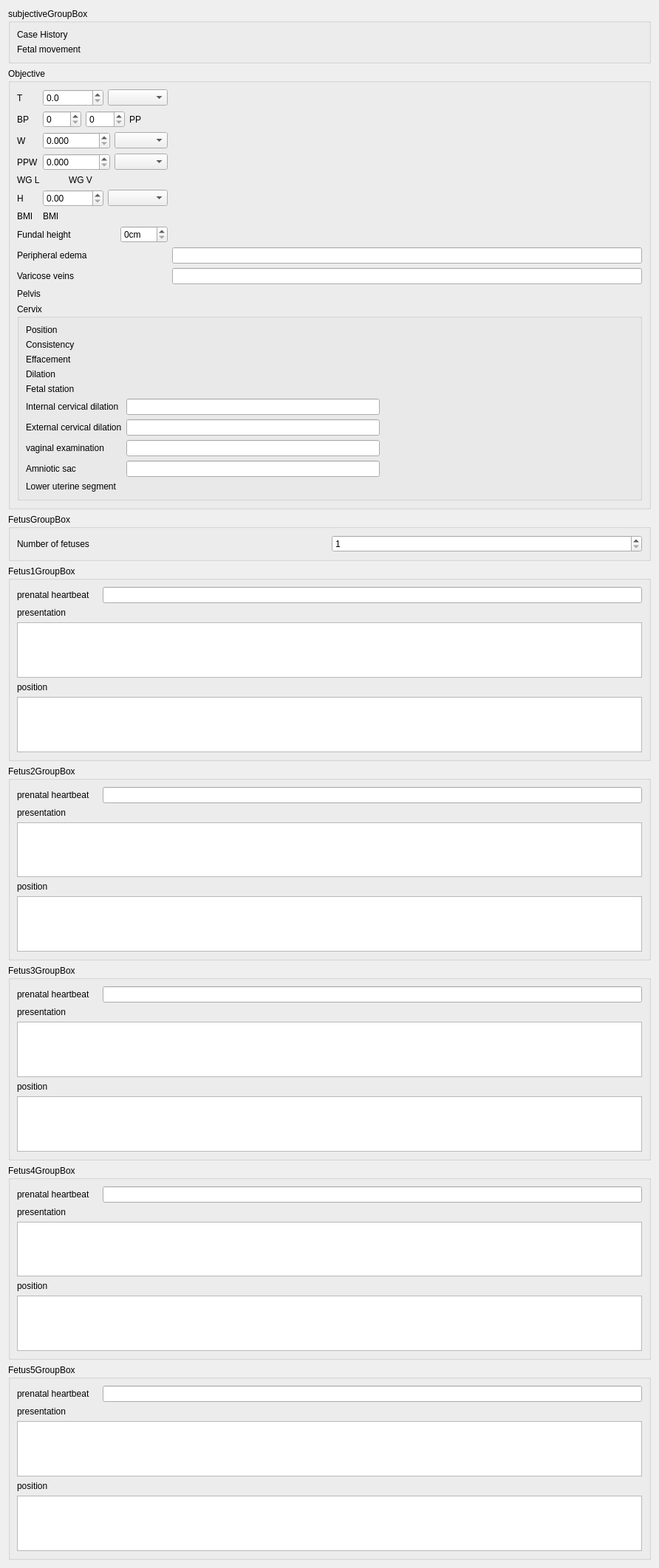
<?xml version="1.0" encoding="UTF-8"?>
<ui version="4.0">
 <class>BaseWidgets::Internal::BaseFormWidget</class>
 <widget class="QWidget" name="BaseWidgets::Internal::BaseFormWidget">
  <property name="geometry">
   <rect>
    <x>0</x>
    <y>0</y>
    <width>892</width>
    <height>2124</height>
   </rect>
  </property>
  <property name="windowTitle">
   <string/>
  </property>
  <layout class="QGridLayout" name="gridLayout_8">
   <item row="2" column="0" colspan="2">
    <layout class="QGridLayout" name="fetusGridLayout">
     <item row="0" column="0">
      <widget class="QGroupBox" name="fetusGroupBox">
       <property name="title">
        <string>FetusGroupBox</string>
       </property>
       <layout class="QGridLayout" name="gridLayout_6">
        <item row="0" column="0">
         <widget class="QLabel" name="fetusNumberLabel">
          <property name="text">
           <string>Number of fetuses</string>
          </property>
         </widget>
        </item>
        <item row="0" column="1">
         <widget class="QSpinBox" name="fetusNumberSpinBox">
          <property name="minimum">
           <number>1</number>
          </property>
          <property name="maximum">
           <number>5</number>
          </property>
          <property name="value">
           <number>1</number>
          </property>
         </widget>
        </item>
       </layout>
      </widget>
     </item>
     <item row="1" column="0">
      <widget class="QGroupBox" name="fetus1GroupBox">
       <property name="enabled">
        <bool>true</bool>
       </property>
       <property name="title">
        <string>Fetus1GroupBox</string>
       </property>
       <property name="flat">
        <bool>false</bool>
       </property>
       <layout class="QGridLayout" name="gridLayout_5">
        <item row="0" column="0">
         <layout class="QHBoxLayout" name="horizontalLayout">
          <item>
           <widget class="QLabel" name="prenatalHeartbeatF1Label">
            <property name="text">
             <string>prenatal heartbeat</string>
            </property>
           </widget>
          </item>
          <item>
           <layout class="QHBoxLayout" name="prenatalHeartbeatF1RadioLayout">
            <property name="spacing">
             <number>1</number>
            </property>
            <property name="sizeConstraint">
             <enum>QLayout::SetDefaultConstraint</enum>
            </property>
            <property name="leftMargin">
             <number>2</number>
            </property>
            <property name="topMargin">
             <number>2</number>
            </property>
            <property name="rightMargin">
             <number>9</number>
            </property>
           </layout>
          </item>
          <item>
           <widget class="QLineEdit" name="prenatalHeartbeatF1LineEdit">
            <property name="dragEnabled">
             <bool>true</bool>
            </property>
           </widget>
          </item>
         </layout>
        </item>
        <item row="1" column="0">
         <layout class="QVBoxLayout" name="verticalLayout">
          <item>
           <widget class="QLabel" name="presentationF1Label">
            <property name="text">
             <string>presentation</string>
            </property>
           </widget>
          </item>
          <item>
           <widget class="QListView" name="presentationF1ListView"/>
          </item>
         </layout>
        </item>
        <item row="2" column="0">
         <layout class="QVBoxLayout" name="verticalLayout_2">
          <item>
           <widget class="QLabel" name="positionF1Label">
            <property name="text">
             <string>position</string>
            </property>
           </widget>
          </item>
          <item>
           <widget class="QListView" name="positionF1ListView"/>
          </item>
         </layout>
        </item>
       </layout>
      </widget>
     </item>
     <item row="2" column="0">
      <widget class="QGroupBox" name="fetus2GroupBox">
       <property name="enabled">
        <bool>true</bool>
       </property>
       <property name="title">
        <string>Fetus2GroupBox</string>
       </property>
       <layout class="QGridLayout" name="gridLayout_3">
        <item row="2" column="0" colspan="2">
         <layout class="QVBoxLayout" name="verticalLayout_8">
          <item>
           <widget class="QLabel" name="positionF2Label">
            <property name="text">
             <string>position</string>
            </property>
           </widget>
          </item>
          <item>
           <widget class="QListView" name="positionF2ListView"/>
          </item>
         </layout>
        </item>
        <item row="1" column="0" colspan="2">
         <layout class="QVBoxLayout" name="verticalLayout_3">
          <item>
           <widget class="QLabel" name="presentationF2Label">
            <property name="text">
             <string>presentation</string>
            </property>
           </widget>
          </item>
          <item>
           <widget class="QListView" name="presentationF2ListView"/>
          </item>
         </layout>
        </item>
        <item row="0" column="0" colspan="2">
         <layout class="QHBoxLayout" name="horizontalLayout_2">
          <item>
           <widget class="QLabel" name="prenatalHeartbeatF2Label">
            <property name="text">
             <string>prenatal heartbeat</string>
            </property>
           </widget>
          </item>
          <item>
           <layout class="QHBoxLayout" name="prenatalHeartbeatF2RadioLayout">
            <property name="spacing">
             <number>1</number>
            </property>
            <property name="sizeConstraint">
             <enum>QLayout::SetDefaultConstraint</enum>
            </property>
            <property name="leftMargin">
             <number>2</number>
            </property>
            <property name="topMargin">
             <number>2</number>
            </property>
            <property name="rightMargin">
             <number>9</number>
            </property>
           </layout>
          </item>
          <item>
           <widget class="QLineEdit" name="prenatalHeartbeatF2LineEdit">
            <property name="dragEnabled">
             <bool>true</bool>
            </property>
           </widget>
          </item>
         </layout>
        </item>
       </layout>
      </widget>
     </item>
     <item row="3" column="0">
      <widget class="QGroupBox" name="fetus3GroupBox">
       <property name="enabled">
        <bool>true</bool>
       </property>
       <property name="title">
        <string>Fetus3GroupBox</string>
       </property>
       <layout class="QGridLayout" name="gridLayout_2">
        <item row="1" column="0" colspan="2">
         <layout class="QVBoxLayout" name="verticalLayout_4">
          <item>
           <widget class="QLabel" name="presentationF3Label">
            <property name="text">
             <string>presentation</string>
            </property>
           </widget>
          </item>
          <item>
           <widget class="QListView" name="presentationF3ListView"/>
          </item>
         </layout>
        </item>
        <item row="2" column="0" colspan="2">
         <layout class="QVBoxLayout" name="verticalLayout_9">
          <item>
           <widget class="QLabel" name="positionF3Label">
            <property name="text">
             <string>position</string>
            </property>
           </widget>
          </item>
          <item>
           <widget class="QListView" name="positionF3ListView"/>
          </item>
         </layout>
        </item>
        <item row="0" column="0" colspan="2">
         <layout class="QHBoxLayout" name="horizontalLayout_3">
          <item>
           <widget class="QLabel" name="prenatalHeartbeatF3Label">
            <property name="text">
             <string>prenatal heartbeat</string>
            </property>
           </widget>
          </item>
          <item>
           <layout class="QHBoxLayout" name="prenatalHeartbeatF3RadioLayout">
            <property name="spacing">
             <number>1</number>
            </property>
            <property name="sizeConstraint">
             <enum>QLayout::SetDefaultConstraint</enum>
            </property>
            <property name="leftMargin">
             <number>2</number>
            </property>
            <property name="topMargin">
             <number>2</number>
            </property>
            <property name="rightMargin">
             <number>9</number>
            </property>
           </layout>
          </item>
          <item>
           <widget class="QLineEdit" name="prenatalHeartbeatF3LineEdit">
            <property name="dragEnabled">
             <bool>true</bool>
            </property>
           </widget>
          </item>
         </layout>
        </item>
       </layout>
      </widget>
     </item>
     <item row="4" column="0">
      <widget class="QGroupBox" name="fetus4GroupBox">
       <property name="enabled">
        <bool>true</bool>
       </property>
       <property name="title">
        <string>Fetus4GroupBox</string>
       </property>
       <layout class="QGridLayout" name="gridLayout_4">
        <item row="1" column="0" colspan="2">
         <layout class="QVBoxLayout" name="verticalLayout_5">
          <item>
           <widget class="QLabel" name="presentationF4Label">
            <property name="text">
             <string>presentation</string>
            </property>
           </widget>
          </item>
          <item>
           <widget class="QListView" name="presentationF4ListView"/>
          </item>
         </layout>
        </item>
        <item row="2" column="0" colspan="2">
         <layout class="QVBoxLayout" name="verticalLayout_10">
          <item>
           <widget class="QLabel" name="positionF4Label">
            <property name="text">
             <string>position</string>
            </property>
           </widget>
          </item>
          <item>
           <widget class="QListView" name="positionF4ListView"/>
          </item>
         </layout>
        </item>
        <item row="0" column="0" colspan="2">
         <layout class="QHBoxLayout" name="horizontalLayout_4">
          <item>
           <widget class="QLabel" name="prenatalHeartbeatF4Label">
            <property name="text">
             <string>prenatal heartbeat</string>
            </property>
           </widget>
          </item>
          <item>
           <layout class="QHBoxLayout" name="prenatalHeartbeatF4RadioLayout">
            <property name="spacing">
             <number>1</number>
            </property>
            <property name="sizeConstraint">
             <enum>QLayout::SetDefaultConstraint</enum>
            </property>
            <property name="leftMargin">
             <number>2</number>
            </property>
            <property name="topMargin">
             <number>2</number>
            </property>
            <property name="rightMargin">
             <number>9</number>
            </property>
           </layout>
          </item>
          <item>
           <widget class="QLineEdit" name="prenatalHeartbeatF4LineEdit">
            <property name="dragEnabled">
             <bool>true</bool>
            </property>
           </widget>
          </item>
         </layout>
        </item>
       </layout>
      </widget>
     </item>
     <item row="5" column="0">
      <widget class="QGroupBox" name="fetus5GroupBox">
       <property name="enabled">
        <bool>true</bool>
       </property>
       <property name="title">
        <string>Fetus5GroupBox</string>
       </property>
       <property name="flat">
        <bool>false</bool>
       </property>
       <layout class="QGridLayout" name="gridLayout_7">
        <item row="0" column="0">
         <layout class="QHBoxLayout" name="horizontalLayout_5">
          <item>
           <widget class="QLabel" name="prenatalHeartbeatF5Label">
            <property name="text">
             <string>prenatal heartbeat</string>
            </property>
           </widget>
          </item>
          <item>
           <layout class="QHBoxLayout" name="prenatalHeartbeatF5RadioLayout">
            <property name="spacing">
             <number>1</number>
            </property>
            <property name="sizeConstraint">
             <enum>QLayout::SetDefaultConstraint</enum>
            </property>
            <property name="leftMargin">
             <number>2</number>
            </property>
            <property name="topMargin">
             <number>2</number>
            </property>
            <property name="rightMargin">
             <number>9</number>
            </property>
           </layout>
          </item>
          <item>
           <widget class="QLineEdit" name="prenatalHeartbeatF5LineEdit">
            <property name="dragEnabled">
             <bool>true</bool>
            </property>
           </widget>
          </item>
         </layout>
        </item>
        <item row="1" column="0">
         <layout class="QVBoxLayout" name="verticalLayout_6">
          <item>
           <widget class="QLabel" name="presentationF5Label">
            <property name="text">
             <string>presentation</string>
            </property>
           </widget>
          </item>
          <item>
           <widget class="QListView" name="presentationF5ListView"/>
          </item>
         </layout>
        </item>
        <item row="2" column="0">
         <layout class="QVBoxLayout" name="verticalLayout_7">
          <item>
           <widget class="QLabel" name="positionF5Label">
            <property name="text">
             <string>position</string>
            </property>
           </widget>
          </item>
          <item>
           <widget class="QListView" name="positionF5ListView"/>
          </item>
         </layout>
        </item>
       </layout>
      </widget>
     </item>
    </layout>
   </item>
   <item row="0" column="0" colspan="2">
    <widget class="QGroupBox" name="subjectiveGroupBox">
     <property name="title">
      <string>subjectiveGroupBox</string>
     </property>
     <layout class="QGridLayout" name="gridLayout">
      <item row="0" column="0">
       <widget class="QLabel" name="caseHistoryLabel">
        <property name="minimumSize">
         <size>
          <width>0</width>
          <height>14</height>
         </size>
        </property>
        <property name="text">
         <string>Case History</string>
        </property>
       </widget>
      </item>
      <item row="1" column="0">
       <layout class="QFormLayout" name="caseHistoryFormLayout">
        <property name="fieldGrowthPolicy">
         <enum>QFormLayout::AllNonFixedFieldsGrow</enum>
        </property>
       </layout>
      </item>
      <item row="2" column="0">
       <layout class="QHBoxLayout" name="fetalMovementHorizontalLayout">
        <item>
         <widget class="QLabel" name="fetalMovementLabel">
          <property name="sizePolicy">
           <sizepolicy hsizetype="Minimum" vsizetype="Preferred">
            <horstretch>0</horstretch>
            <verstretch>0</verstretch>
           </sizepolicy>
          </property>
          <property name="text">
           <string>Fetal movement</string>
          </property>
         </widget>
        </item>
        <item>
         <layout class="QHBoxLayout" name="fetalMovementRadioLayout"/>
        </item>
       </layout>
      </item>
     </layout>
    </widget>
   </item>
   <item row="1" column="0" colspan="2">
    <widget class="QGroupBox" name="objectiveGroup">
     <property name="title">
      <string>Objective</string>
     </property>
     <layout class="QGridLayout" name="gridLayout_9">
      <item row="0" column="0">
       <widget class="QLabel" name="temperatureLabel">
        <property name="text">
         <string>T</string>
        </property>
       </widget>
      </item>
      <item row="0" column="1" colspan="5">
       <layout class="QHBoxLayout" name="horizontalLayout_9">
        <item>
         <widget class="QDoubleSpinBox" name="temperatureValue">
          <property name="decimals">
           <number>1</number>
          </property>
          <property name="maximum">
           <double>150.000000000000000</double>
          </property>
         </widget>
        </item>
        <item>
         <widget class="QComboBox" name="temperatureUnit"/>
        </item>
       </layout>
      </item>
      <item row="1" column="0">
       <widget class="QLabel" name="bloodPressureLabel">
        <property name="text">
         <string>BP</string>
        </property>
       </widget>
      </item>
      <item row="1" column="1" colspan="5">
       <layout class="QHBoxLayout" name="horizontalLayout_6">
        <item>
         <widget class="QSpinBox" name="bloodPressureSystolicValue">
          <property name="maximum">
           <number>300</number>
          </property>
          <property name="singleStep">
           <number>10</number>
          </property>
         </widget>
        </item>
        <item>
         <widget class="QSpinBox" name="bloodPressureDiastolicValue">
          <property name="maximum">
           <number>300</number>
          </property>
          <property name="singleStep">
           <number>10</number>
          </property>
         </widget>
        </item>
        <item>
         <widget class="QLabel" name="bloodPressurePulseValue">
          <property name="text">
           <string>PP</string>
          </property>
         </widget>
        </item>
       </layout>
      </item>
      <item row="2" column="0">
       <widget class="QLabel" name="weightLabel">
        <property name="text">
         <string>W</string>
        </property>
       </widget>
      </item>
      <item row="2" column="1" colspan="5">
       <layout class="QHBoxLayout" name="horizontalLayout_7">
        <item>
         <widget class="QDoubleSpinBox" name="weightValue">
          <property name="decimals">
           <number>3</number>
          </property>
          <property name="maximum">
           <double>1000000.000000000000000</double>
          </property>
         </widget>
        </item>
        <item>
         <widget class="QComboBox" name="weightUnit"/>
        </item>
       </layout>
      </item>
      <item row="3" column="0">
       <widget class="QLabel" name="prePregnancyWeightLabel">
        <property name="text">
         <string>PPW</string>
        </property>
       </widget>
      </item>
      <item row="3" column="1" colspan="5">
       <layout class="QHBoxLayout" name="prePregnancyWeightLayout">
        <item>
         <widget class="QDoubleSpinBox" name="prePregnancyWeightValue">
          <property name="decimals">
           <number>3</number>
          </property>
          <property name="maximum">
           <double>1000000.000000000000000</double>
          </property>
         </widget>
        </item>
        <item>
         <widget class="QComboBox" name="prePregnancyWeightUnit"/>
        </item>
       </layout>
      </item>
      <item row="4" column="0" colspan="2">
       <widget class="QLabel" name="weightGainLabel">
        <property name="text">
         <string>WG L</string>
        </property>
       </widget>
      </item>
      <item row="4" column="2" colspan="3">
       <widget class="QLabel" name="weightGainValue">
        <property name="text">
         <string>WG V</string>
        </property>
       </widget>
      </item>
      <item row="5" column="0">
       <widget class="QLabel" name="heightLabel">
        <property name="text">
         <string>H</string>
        </property>
       </widget>
      </item>
      <item row="5" column="1" colspan="5">
       <layout class="QHBoxLayout" name="horizontalLayout_8">
        <item>
         <widget class="QDoubleSpinBox" name="heightValue">
          <property name="maximum">
           <double>1000.000000000000000</double>
          </property>
         </widget>
        </item>
        <item>
         <widget class="QComboBox" name="heightUnit"/>
        </item>
       </layout>
      </item>
      <item row="6" column="0">
       <widget class="QLabel" name="bmiLabel">
        <property name="text">
         <string>BMI</string>
        </property>
       </widget>
      </item>
      <item row="6" column="1" colspan="2">
       <widget class="QLabel" name="bmiValue">
        <property name="text">
         <string>BMI</string>
        </property>
       </widget>
      </item>
      <item row="7" column="0" colspan="4">
       <widget class="QLabel" name="fundalHeightLabel">
        <property name="text">
         <string>Fundal height</string>
        </property>
       </widget>
      </item>
      <item row="7" column="4" colspan="2">
       <widget class="QSpinBox" name="fundalHeightSpinBox">
        <property name="suffix">
         <string notr="true" extracomment="centimeters">cm</string>
        </property>
       </widget>
      </item>
      <item row="8" column="0" colspan="5">
       <widget class="QLabel" name="peripheralEdemaLabel">
        <property name="sizePolicy">
         <sizepolicy hsizetype="Minimum" vsizetype="Preferred">
          <horstretch>0</horstretch>
          <verstretch>0</verstretch>
         </sizepolicy>
        </property>
        <property name="text">
         <string>Peripheral edema</string>
        </property>
       </widget>
      </item>
      <item row="8" column="5">
       <layout class="QHBoxLayout" name="peripheralEdemaRadioLayout"/>
      </item>
      <item row="8" column="6">
       <widget class="QLineEdit" name="peripheralEdemaLineEdit"/>
      </item>
      <item row="9" column="0" colspan="4">
       <widget class="QLabel" name="varicoseVeinsLabel">
        <property name="text">
         <string>Varicose veins</string>
        </property>
       </widget>
      </item>
      <item row="9" column="5">
       <layout class="QHBoxLayout" name="varicoseVeinsRadioLayout"/>
      </item>
      <item row="9" column="6">
       <widget class="QLineEdit" name="varicoseVeinsLineEdit"/>
      </item>
      <item row="10" column="0" colspan="3">
       <widget class="QLabel" name="pelvisLabel">
        <property name="text">
         <string>Pelvis</string>
        </property>
       </widget>
      </item>
      <item row="10" column="3" colspan="4">
       <layout class="QHBoxLayout" name="pelvisRadioLayout"/>
      </item>
      <item row="11" column="0" colspan="7">
       <widget class="QGroupBox" name="ObjectiveCervixGroup">
        <property name="title">
         <string>Cervix</string>
        </property>
        <layout class="QGridLayout" name="gridLayout_10">
         <item row="0" column="0">
          <widget class="QLabel" name="cervixPositionLabel">
           <property name="sizePolicy">
            <sizepolicy hsizetype="Minimum" vsizetype="Preferred">
             <horstretch>0</horstretch>
             <verstretch>0</verstretch>
            </sizepolicy>
           </property>
           <property name="text">
            <string>Position</string>
           </property>
          </widget>
         </item>
         <item row="1" column="0">
          <widget class="QLabel" name="cervixConsistencyLabel">
           <property name="text">
            <string>Consistency</string>
           </property>
          </widget>
         </item>
         <item row="2" column="0">
          <widget class="QLabel" name="cervixEffacementLabel">
           <property name="text">
            <string>Effacement</string>
           </property>
          </widget>
         </item>
         <item row="3" column="0">
          <widget class="QLabel" name="cervixDilationLabel">
           <property name="text">
            <string>Dilation</string>
           </property>
          </widget>
         </item>
         <item row="4" column="0">
          <widget class="QLabel" name="fetalStationLabel">
           <property name="text">
            <string>Fetal station</string>
           </property>
          </widget>
         </item>
         <item row="5" column="0">
          <widget class="QLabel" name="internalCervicalDilationLabel">
           <property name="text">
            <string>Internal cervical dilation</string>
           </property>
          </widget>
         </item>
         <item row="6" column="0">
          <widget class="QLabel" name="externalCervicalDilationLabel">
           <property name="text">
            <string>External cervical dilation</string>
           </property>
          </widget>
         </item>
         <item row="7" column="0">
          <widget class="QLabel" name="vaginalExaminationLabel">
           <property name="text">
            <string>vaginal examination</string>
           </property>
          </widget>
         </item>
         <item row="5" column="1">
          <widget class="QLineEdit" name="internalCervicalDilationLineEdit"/>
         </item>
         <item row="8" column="0">
          <widget class="QLabel" name="amnioticSacLabel">
           <property name="text">
            <string>Amniotic sac</string>
           </property>
          </widget>
         </item>
         <item row="6" column="1">
          <widget class="QLineEdit" name="externalCervicalDilationLineEdit"/>
         </item>
         <item row="9" column="0">
          <widget class="QLabel" name="lowerUterineSegmentLabel">
           <property name="text">
            <string>Lower uterine segment</string>
           </property>
          </widget>
         </item>
         <item row="0" column="1">
          <layout class="QHBoxLayout" name="cervixPositionRadioLayout"/>
         </item>
         <item row="1" column="1">
          <layout class="QHBoxLayout" name="cervixConsistencyRadioLayout"/>
         </item>
         <item row="2" column="1">
          <layout class="QHBoxLayout" name="cervixEffacementRadioLayout"/>
         </item>
         <item row="3" column="1">
          <layout class="QHBoxLayout" name="cervixDilationRadioLayout"/>
         </item>
         <item row="4" column="1">
          <layout class="QHBoxLayout" name="fetalStationRadioLayout"/>
         </item>
         <item row="7" column="1">
          <widget class="QLineEdit" name="vaginalExaminationLineEdit"/>
         </item>
         <item row="8" column="1">
          <widget class="QLineEdit" name="amnioticSacLineEdit"/>
         </item>
         <item row="9" column="1">
          <layout class="QHBoxLayout" name="lowerUterineSegmentRadioLayout"/>
         </item>
         <item row="0" column="2" rowspan="2">
          <spacer name="horizontalSpacer">
           <property name="orientation">
            <enum>Qt::Horizontal</enum>
           </property>
           <property name="sizeHint" stdset="0">
            <size>
             <width>40</width>
             <height>20</height>
            </size>
           </property>
          </spacer>
         </item>
        </layout>
       </widget>
      </item>
     </layout>
    </widget>
   </item>
  </layout>
 </widget>
 <resources/>
 <connections/>
</ui>
